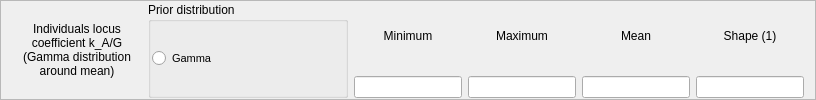
         <widget class="QFrame" name="frame_8">
          <property name="maximumSize">
           <size>
            <width>16777215</width>
            <height>100</height>
           </size>
          </property>
          <property name="frameShape">
           <enum>QFrame::StyledPanel</enum>
          </property>
          <property name="frameShadow">
           <enum>QFrame::Raised</enum>
          </property>
          <layout class="QHBoxLayout" name="horizontalLayout_12">
           <property name="topMargin">
            <number>1</number>
           </property>
           <property name="bottomMargin">
            <number>1</number>
           </property>
           <item>
            <widget class="QLabel" name="label_28">
             <property name="minimumSize">
              <size>
               <width>130</width>
               <height>0</height>
              </size>
             </property>
             <property name="maximumSize">
              <size>
               <width>130</width>
               <height>16777215</height>
              </size>
             </property>
             <property name="font">
              <font>
               <pointsize>9</pointsize>
              </font>
             </property>
             <property name="text">
              <string>Individuals locus
coefficient k_A/G
(Gamma distribution
around mean)</string>
             </property>
             <property name="alignment">
              <set>Qt::AlignCenter</set>
             </property>
            </widget>
           </item>
           <item>
            <widget class="QGroupBox" name="groupBox_6">
             <property name="minimumSize">
              <size>
               <width>200</width>
               <height>0</height>
              </size>
             </property>
             <property name="maximumSize">
              <size>
               <width>200</width>
               <height>16777215</height>
              </size>
             </property>
             <property name="title">
              <string>Prior distribution</string>
             </property>
             <layout class="QHBoxLayout" name="horizontalLayout_13">
              <property name="spacing">
               <number>1</number>
              </property>
              <property name="leftMargin">
               <number>1</number>
              </property>
              <property name="rightMargin">
               <number>1</number>
              </property>
              <item>
               <widget class="QRadioButton" name="radioButton_18">
                <property name="font">
                 <font>
                  <pointsize>8</pointsize>
                 </font>
                </property>
                <property name="text">
                 <string>Gamma</string>
                </property>
               </widget>
              </item>
             </layout>
            </widget>
           </item>
           <item>
            <layout class="QVBoxLayout" name="verticalLayout_22">
             <item>
              <widget class="QLabel" name="label_29">
               <property name="maximumSize">
                <size>
                 <width>16777215</width>
                 <height>16777215</height>
                </size>
               </property>
               <property name="text">
                <string>Minimum</string>
               </property>
               <property name="alignment">
                <set>Qt::AlignCenter</set>
               </property>
              </widget>
             </item>
             <item>
              <widget class="QLineEdit" name="lineEdit_21">
               <property name="maximumSize">
                <size>
                 <width>16777215</width>
                 <height>16777215</height>
                </size>
               </property>
               <property name="alignment">
                <set>Qt::AlignCenter</set>
               </property>
              </widget>
             </item>
            </layout>
           </item>
           <item>
            <layout class="QVBoxLayout" name="verticalLayout_23">
             <item>
              <widget class="QLabel" name="label_30">
               <property name="maximumSize">
                <size>
                 <width>16777215</width>
                 <height>16777215</height>
                </size>
               </property>
               <property name="text">
                <string>Maximum</string>
               </property>
               <property name="alignment">
                <set>Qt::AlignCenter</set>
               </property>
              </widget>
             </item>
             <item>
              <widget class="QLineEdit" name="lineEdit_22">
               <property name="maximumSize">
                <size>
                 <width>16777215</width>
                 <height>16777215</height>
                </size>
               </property>
               <property name="alignment">
                <set>Qt::AlignCenter</set>
               </property>
              </widget>
             </item>
            </layout>
           </item>
           <item>
            <layout class="QVBoxLayout" name="verticalLayout_24">
             <item>
              <widget class="QLabel" name="label_31">
               <property name="maximumSize">
                <size>
                 <width>16777215</width>
                 <height>16777215</height>
                </size>
               </property>
               <property name="text">
                <string>Mean</string>
               </property>
               <property name="alignment">
                <set>Qt::AlignCenter</set>
               </property>
              </widget>
             </item>
             <item>
              <widget class="QLineEdit" name="lineEdit_23">
               <property name="maximumSize">
                <size>
                 <width>16777215</width>
                 <height>16777215</height>
                </size>
               </property>
               <property name="alignment">
                <set>Qt::AlignCenter</set>
               </property>
              </widget>
             </item>
            </layout>
           </item>
           <item>
            <layout class="QVBoxLayout" name="verticalLayout_25">
             <item>
              <widget class="QLabel" name="label_32">
               <property name="maximumSize">
                <size>
                 <width>16777215</width>
                 <height>16777215</height>
                </size>
               </property>
               <property name="text">
                <string>Shape (1)</string>
               </property>
               <property name="alignment">
                <set>Qt::AlignCenter</set>
               </property>
              </widget>
             </item>
             <item>
              <widget class="QLineEdit" name="lineEdit_24">
               <property name="maximumSize">
                <size>
                 <width>16777215</width>
                 <height>16777215</height>
                </size>
               </property>
               <property name="alignment">
                <set>Qt::AlignCenter</set>
               </property>
              </widget>
             </item>
            </layout>
           </item>
          </layout>
         </widget>
